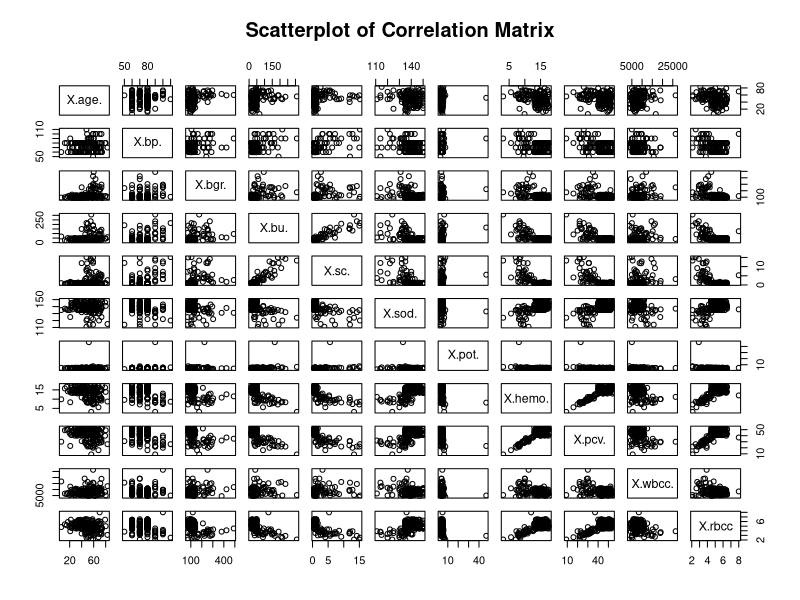
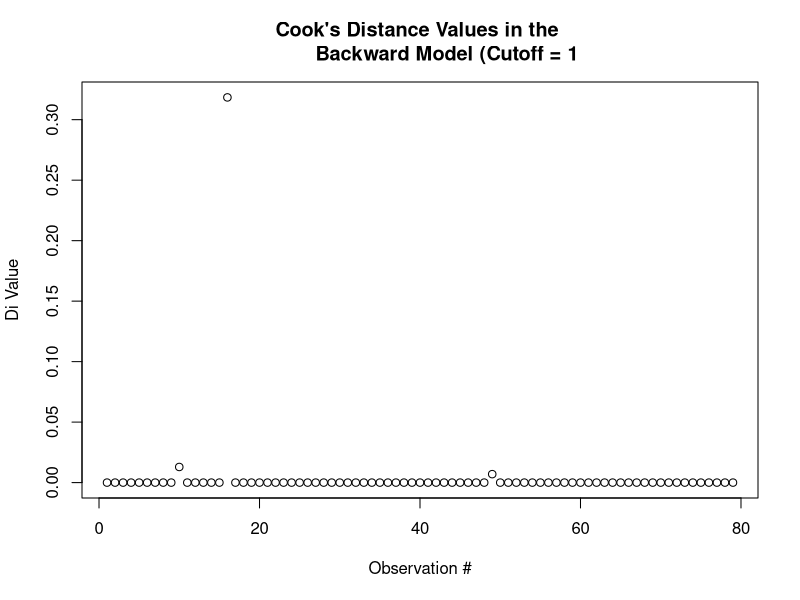
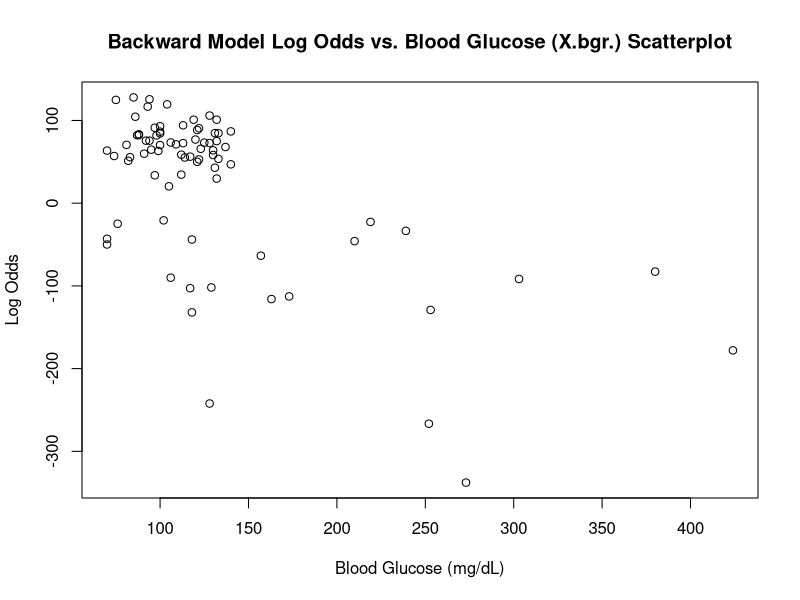
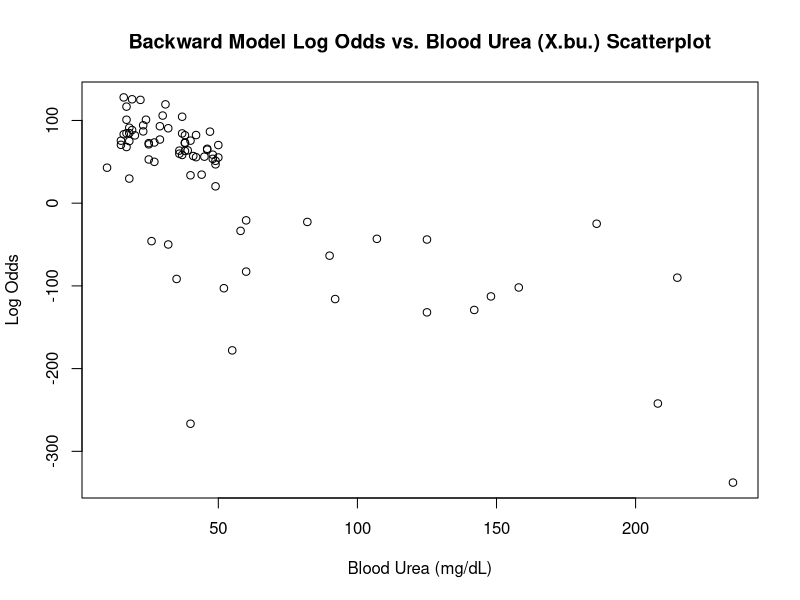
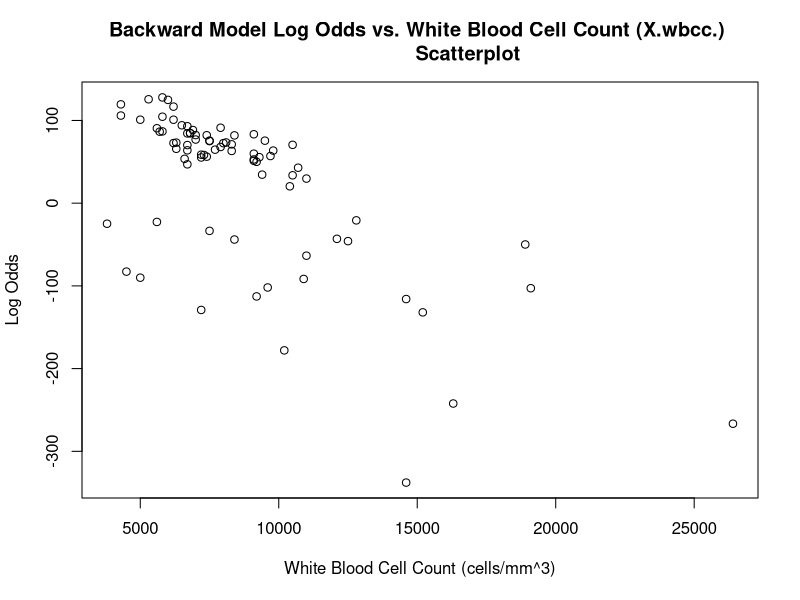

Write R code to recreate these figures, in order. (Note: this script raises an error after producing the figures.)
# Read original dataset
originalData <- read.csv("Data/chronic_kidney_disease_full.csv", header = TRUE)
colnames(originalData)

head(originalData, n = 5)

# Replace extraneous characters, whitespace and blankspace with NA values
replacedData <- read.csv("Data/chronic_kidney_disease_full.csv", 
	header = TRUE, na.strings = c("", " ", "?"))
head(replacedData, n = 1)

any(is.na(replacedData))

# Omit observations with NA entries
cleanedData <- na.omit(replacedData)
any(is.na(cleanedData))

str(cleanedData)

# Correct the variable types
formattedData <- cleanedData
formattedData$id <- as.integer(formattedData$id)
formattedData$X.sg. <- as.factor(formattedData$X.sg.)
formattedData$X.al. <- as.factor(formattedData$X.al.)
formattedData$X.su. <- as.factor(formattedData$X.su.)
formattedData$X.rbc. <- as.factor(formattedData$X.rbc.)
formattedData$X.pc. <- as.factor(formattedData$X.pc.)
formattedData$X.pcc. <- as.factor(formattedData$X.pcc.)
formattedData$X.ba. <- as.factor(formattedData$X.ba.)
formattedData$X.htn. <- as.factor(formattedData$X.htn.)
formattedData$X.dm. <- as.factor(formattedData$X.dm.)
formattedData$X.cad. <- as.factor(formattedData$X.cad.)
formattedData$X.appet. <- as.factor(formattedData$X.appet.)
formattedData$X.pe. <- as.factor(formattedData$X.pe.)
formattedData$X.ane. <- as.factor(formattedData$X.ane.)
formattedData$X.class. <- as.factor(formattedData$X.class.)
str(formattedData)

summary(formattedData)

# Extract continuous numerical variables
correlationMatrix <- data.frame(formattedData$X.age., formattedData$X.bp., 
	formattedData$X.bgr., formattedData$X.bu., formattedData$X.sc., 
		formattedData$X.sod., formattedData$X.pot., formattedData$X.hemo., 
			formattedData$X.pcv., formattedData$X.wbcc., formattedData$X.rbcc.)

# Abbreviate names
colnames(correlationMatrix) <- c("X.age.", "X.bp.", "X.bgr.", "X.bu.", "X.sc.", 
	"X.sod.", "X.pot.", "X.hemo.", "X.pcv.", "X.wbcc.", "X.rbcc")

# Correlation plot
plot(correlationMatrix, main = "Scatterplot of Correlation Matrix")

# Compute Pearson correlation coefficients and round r-values
round(cor(correlationMatrix, method = "pearson"), digits = 2)

abs(cor(correlationMatrix, method = "pearson")) > 0.7

table(formattedData$X.class.)

# Generate a row-randomized dataset
set.seed(42)
randomizedData <- formattedData[sample(nrow(formattedData)), ]

# Construct testing dataset
testingData <- randomizedData # Dataset is constructed by Complement Rule

# Construct training dataset
trainingData <- testingData[-c(1:157), ] # Copy column names & preserve type

for (i in 1:length(testingData$id)) # Extract first 22 CKD observations
{
	if ((testingData[i, ]$X.class. == "ckd") & 
		(sum(trainingData$X.class. == "ckd") < 22))
	{
		trainingData[nrow(trainingData) + 1, ] <- testingData[i, ]
		testingData <- testingData[-c(i), ]
	}
}

for (i in 1:length(testingData$id)) # Extract first 57 non-CKD observations 
{
	if ((testingData[i, ]$X.class. == "notckd") & 
		(sum(trainingData$X.class. == "notckd") < 57))
	{
		trainingData[nrow(trainingData) + 1, ] <- testingData[i, ]
		testingData <- testingData[-c(i), ]
	}
}

rm(i) # Clears the counter variable from the environment

# Reorder datasets
trainingData <- trainingData[order(trainingData$id), ]
testingData <- testingData[order(testingData$id), ]

# Generate the Null Model
nullModel <- glm(X.class. ~ 1, data = trainingData, family = "binomial")

# Generate the Full Model
fullModel <- glm(X.class. ~ X.age. + X.bp. + X.bgr. + X.bu. + X.sod. + X.pot. + 
	X.hemo. + X.pcv. + X.wbcc. + X.rbcc., data = trainingData, 
		family = "binomial")

# Run Forward Selection algorithm
forwardModel <- step(nullModel, direction = "forward", 
	scope = list(upper = fullModel, lower = ~1), trace = 0)
summary(forwardModel)

# Run the Backward Elimination algorithm
backwardModel <- step(fullModel, direction = "backward", trace = 0)
summary(backwardModel)

# Run Sequential Selection algorithm
sequentialModel <- step(nullModel, direction = "both", 
	scope = formula(fullModel), trace = 0)
summary(sequentialModel)

# Load the glmnet package
library(glmnet)

# k-fold cross-validation
lassoY <- trainingData$X.class.
lassoX <- data.matrix(trainingData[, colnames(trainingData)[2:25]])
lassoCVModel <- cv.glmnet(lassoX, lassoY, alpha = 1, family = "binomial")
lassoBestLambda <- lassoCVModel$lambda.min
lassoBestLambda

# Run LASSO Regression algorithm
lassoModel <- glmnet(lassoX, lassoY, alpha = 1, lambda = lassoBestLambda, 
	family = "binomial")
coef(lassoModel)

# k-fold cross-validation
ridgeY <- trainingData$X.class.
ridgeX <- data.matrix(trainingData[, colnames(trainingData)[2:25]])
ridgeCVModel <- cv.glmnet(ridgeX, ridgeY, alpha = 0, family = "binomial")
ridgeBestLambda <- ridgeCVModel$lambda.min
ridgeBestLambda

# Run Ridge Regression algorithm
ridgeModel <- glmnet(ridgeX, ridgeY, alpha = 0, lambda = ridgeBestLambda, 
	family = "binomial")
coef(ridgeModel)

table(formattedData$X.class.)

# Load car package
library(car)

# Multicollinearity Detection
vif(forwardModel)
vif(backwardModel)

# Cook's Distance Plot Backward Model
plot(cooks.distance(backwardModel), main = "Cook's Distance Values in the 
	 Backward Model (Cutoff = 1", xlab = "Observation #", ylab = "Di Value")

# Linearity Check for the Backward Model
backwardModelLogOdds <- backwardModel$linear.predictors
cor(trainingData$X.bgr., backwardModelLogOdds)
cor(trainingData$X.bu., backwardModelLogOdds)
cor(trainingData$X.wbcc., backwardModelLogOdds)


plot(trainingData$X.bgr., backwardModelLogOdds, 
	 main = "Backward Model Log Odds vs. Blood Glucose (X.bgr.) Scatterplot", 
		xlab = "Blood Glucose (mg/dL)", ylab = "Log Odds")
plot(trainingData$X.bu., backwardModelLogOdds,  
	 main = "Backward Model Log Odds vs. Blood Urea (X.bu.) Scatterplot", 
		xlab = "Blood Urea (mg/dL)", ylab = "Log Odds")
plot(trainingData$X.wbcc., backwardModelLogOdds,
	 main = "Backward Model Log Odds vs. White Blood Cell Count (X.wbcc.) 
		Scatterplot", xlab = "White Blood Cell Count (cells/mm^3)", 
			ylab = "Log Odds")

# Sample Size Check

table(trainingData$X.class.)

(10 * 4) / (22 / 79) # 4 regressors, 22 / 79 CKD-classified observations

# Load the dplyr package
library(dplyr)

# Run the Backward Model on the test dataset
backwardModelProbabilities <- backwardModel %>% predict(testingData, 
	type = "response")
backwardModelPredictedClasses <- ifelse(backwardModelProbabilities < 0.5, 
	"ckd", "notckd")

# Testing data matrix
testDataMatrix <- data.matrix(testingData[, 2:25])

# Run the LASSO Model on the test dataset
lassoModelPredictedProbabilities <- predict(lassoModel, s = lassoBestLambda, 
	newx = testDataMatrix, type = "response")
lassoModelPredictedClasses <- ifelse(lassoModelPredictedProbabilities < 0.5, 
	"ckd", "notckd")

ridgeModelPredictedProbabilities <- predict(ridgeModel, s = ridgeBestLambda, 
	newx = testDataMatrix, type = "response")
ridgeModelPredictedClasses <- ifelse(ridgeModelPredictedProbabilities < 0.5, 
	"ckd", "notckd")

# Load the caret package
library(caret)

confusionMatrix(table(backwardModelPredictedClasses, testingData$X.class.))

confusionMatrix(table(lassoModelPredictedClasses, testingData$X.class.))

confusionMatrix(table(ridgeModelPredictedClasses, testingData$X.class.))

knitr::purl("CKD_Classification_Paper.Rmd", documentation = 0)
